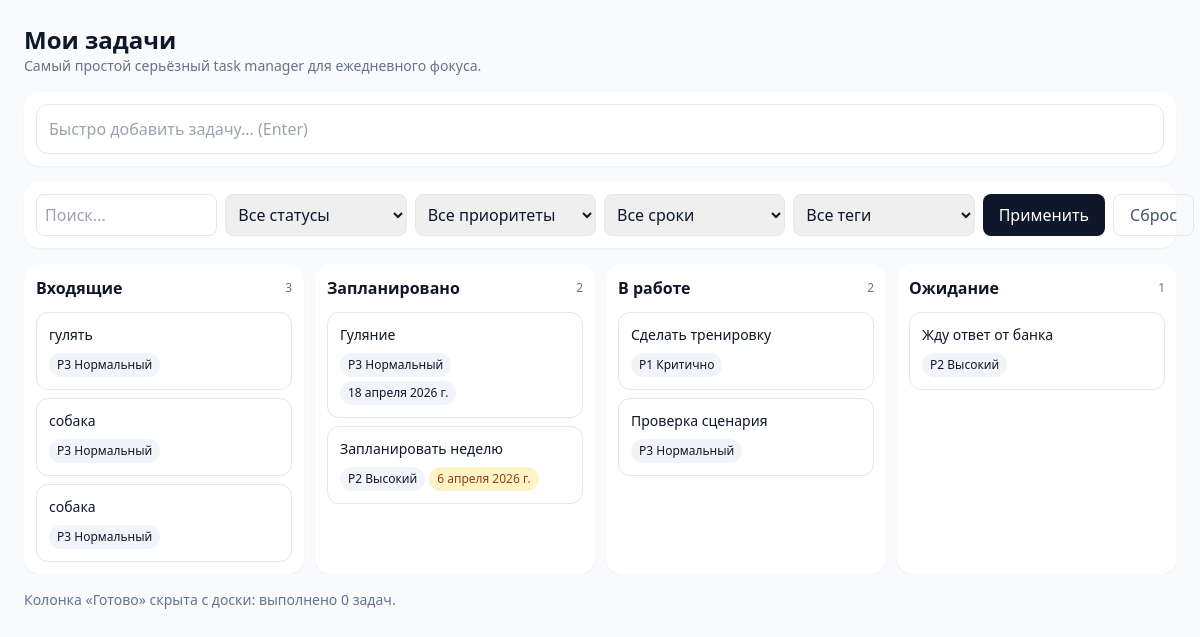
The page / on the database its author committed.
### apps/tasks/models.py (models this page shows, shortened)
class Task(models.Model):
    title = models.CharField(max_length=180)
    description = models.TextField(blank=True)
    status = models.CharField(max_length=24, choices=TaskStatus.choices, default=TaskStatus.INBOX)
    priority = models.CharField(max_length=4, choices=TaskPriority.choices, default=TaskPriority.P3)
    due_date = models.DateField(blank=True, null=True)
    due_time = models.TimeField(blank=True, null=True)
    tags = models.ManyToManyField(Tag, blank=True, related_name="tasks")
    board_position = models.DecimalField(max_digits=12, decimal_places=4, default=1000)
    created_at = models.DateTimeField(auto_now_add=True)
    updated_at = models.DateTimeField(auto_now=True)
    completed_at = models.DateTimeField(blank=True, null=True)
    archived_at = models.DateTimeField(blank=True, null=True)
    class Meta:
        indexes = [
            models.Index(fields=["status", "board_position"]),
            models.Index(fields=["due_date"]),
            models.Index(fields=["priority"]),
            models.Index(fields=["archived_at"]),
        ]
        ordering = ["status", "board_position", "-updated_at"]
    @property
    def is_overdue(self):
        if not self.due_date or self.status == TaskStatus.DONE:
            return False
        return self.due_date < timezone.localdate()
    @property
    def is_today(self):
        return self.due_date == timezone.localdate()

### apps/tasks/views.py (the view)
# urls.py: path("", views.board, name="board"),
def board(request):
    tasks = _apply_filters(Task.objects.filter(archived_at__isnull=True).prefetch_related("tags"), request)
    columns = {
        TaskStatus.INBOX: tasks.filter(status=TaskStatus.INBOX).order_by("board_position"),
        TaskStatus.PLANNED: tasks.filter(status=TaskStatus.PLANNED).order_by("board_position"),
        TaskStatus.IN_PROGRESS: tasks.filter(status=TaskStatus.IN_PROGRESS).order_by("board_position"),
        TaskStatus.WAITING: tasks.filter(status=TaskStatus.WAITING).order_by("board_position"),
    }
    done_count = tasks.filter(status=TaskStatus.DONE).count()
    context = {
        "columns": columns,
        "done_count": done_count,
        "quick_form": QuickTaskForm(),
        "statuses": TaskStatus,
        "tags": Tag.objects.all().order_by("name"),
    }
    return render(request, "tasks/board.html", context)

### apps/tasks/forms.py
class QuickTaskForm(forms.ModelForm):
    class Meta:
        model = Task
        fields = ["title"]
        labels = {"title": ""}
        widgets = {
            "title": forms.TextInput(
                attrs={"placeholder": "Быстро добавить задачу... (Enter)", "class": "w-full rounded-xl border p-3"}
            )
        }

### apps/tasks/views.py (called while the page is built)
def _apply_filters(queryset, request):
    q = request.GET.get("q", "").strip()
    status = request.GET.get("status", "")
    priority = request.GET.get("priority", "")
    tag = request.GET.get("tag", "")
    due = request.GET.get("due", "")
    if q:
        queryset = queryset.filter(Q(title__icontains=q) | Q(description__icontains=q))
    if status:
        queryset = queryset.filter(status=status)
    if priority:
        queryset = queryset.filter(priority=priority)
    if tag:
        queryset = queryset.filter(tags__id=tag)
    if due == "today":
        queryset = queryset.filter(due_date=timezone.localdate())
    elif due == "overdue":
        queryset = queryset.filter(due_date__lt=timezone.localdate()).exclude(status=TaskStatus.DONE)
    return queryset.distinct()

### apps/tasks/templates/tasks/board.html (shortened to what this page needs)
{% extends "base.html" %}
{% block content %}
<main class="mx-auto max-w-7xl p-3 md:p-6" x-data="{detailOpen:false}">
  <header class="mb-4">
    <h1 class="text-2xl font-semibold">Мои задачи</h1>
    <p class="text-sm text-slate-500">Самый простой серьёзный task manager для ежедневного фокуса.</p>
  </header>
  <section class="mb-4 rounded-2xl bg-white p-3 shadow-sm">
    <form method="post" action="{% url 'tasks:quick_add' %}">
      {{ quick_form.title }}
    </form>
  </section>
  <section class="mb-4 rounded-2xl bg-white p-3 shadow-sm">
    <form class="grid gap-2 md:grid-cols-6">
      <input name="q" placeholder="Поиск..." value="{{ request.GET.q }}" class="rounded-lg border p-2"/>
      <select name="status" class="rounded-lg border p-2">
        <option value="">Все статусы</option>
      </select>
      <select name="priority" class="rounded-lg border p-2">
        <option value="">Все приоритеты</option>
      </select>
      <select name="due" class="rounded-lg border p-2">
        <option value="">Все сроки</option>
      </select>
      <select name="tag" class="rounded-lg border p-2">
        <option value="">Все теги</option>
      </select>
      <div class="flex gap-2">
        <button class="w-full rounded-lg bg-slate-900 px-4 py-2 text-white">Применить</button>
        <a href="{% url 'tasks:board' %}" class="rounded-lg border px-4 py-2 text-center text-slate-600">Сброс</a>
      </div>
    </form>
  </section>
  <section class="grid gap-3 overflow-x-auto md:grid-cols-4">
    {% for status, items in columns.items %}
      <div class="min-w-[280px] rounded-2xl bg-white p-3 shadow-sm">
        <div class="mb-3 flex items-center justify-between">
          <h2 class="font-semibold">{{ status.label }}</h2>
          <span class="text-xs text-slate-500">{{ items|length }}</span>
        </div>
        <div class="task-column min-h-[120px] space-y-2" data-status="{{ status }}">
          {% for task in items %}
            <article class="task-card cursor-grab rounded-xl border border-slate-200 bg-white p-3" data-task-id="{{ task.id }}" data-position="{{ task.board_position }}">
              <a href="{% url 'tasks:task_detail' task.id %}" class="block">
                <h3 class="mb-2 text-sm font-medium">{{ task.title }}</h3>
                <div class="flex flex-wrap gap-1 text-xs">
                  <span class="rounded-full bg-slate-100 px-2 py-1">{{ task.get_priority_display }}</span>
                  {% if task.due_date %}
                  <span class="rounded-full px-2 py-1 {% if task.is_overdue %}bg-red-100 text-red-700{% elif task.is_today %}bg-amber-100 text-amber-800{% else %}bg-slate-100{% endif %}">
                    {{ task.due_date }}
                  </span>
                  {% endif %}
                </div>
              </a>
            </article>
          {% empty %}
            <div class="rounded-xl border border-dashed p-3 text-sm text-slate-400">Пока пусто. Добавьте задачу сверху.</div>
          {% endfor %}
        </div>
      </div>
    {% endfor %}
  </section>
  <footer class="mt-4 text-sm text-slate-500">Колонка «Готово» скрыта с доски: выполнено {{ done_count }} задач.</footer>
</main>
{% endblock %}

### templates/base.html (shortened to what this page needs)
<!DOCTYPE html>
<html lang="ru">
<head>
  <script src="https://cdn.tailwindcss.com"></script>
</head>
<body class="bg-slate-50 text-slate-900">
  {% block content %}{% endblock %}
</body>
</html>

### rows shown on the page
Task: title "гулять", priority "P3 Нормальный"
Task: title "собака", priority "P3 Нормальный"
Task: title "собака", priority "P3 Нормальный"
Task: title "Гуляние", priority "P3 Нормальный", due_date "18 апреля 2026 г."
Task: title "Запланировать неделю", priority "P2 Высокий", due_date "6 апреля 2026 г."
Task: title "Сделать тренировку", priority "P1 Критично"
Task: title "Проверка сценария", priority "P3 Нормальный"
Task: title "Жду ответ от банка", priority "P2 Высокий"

### other values the page prints
{{ status.label }} "Входящие" "Запланировано" "В работе" "Ожидание"
{{ items|length }} "3" "2" "2" "1"
{{ done_count }} "0"
